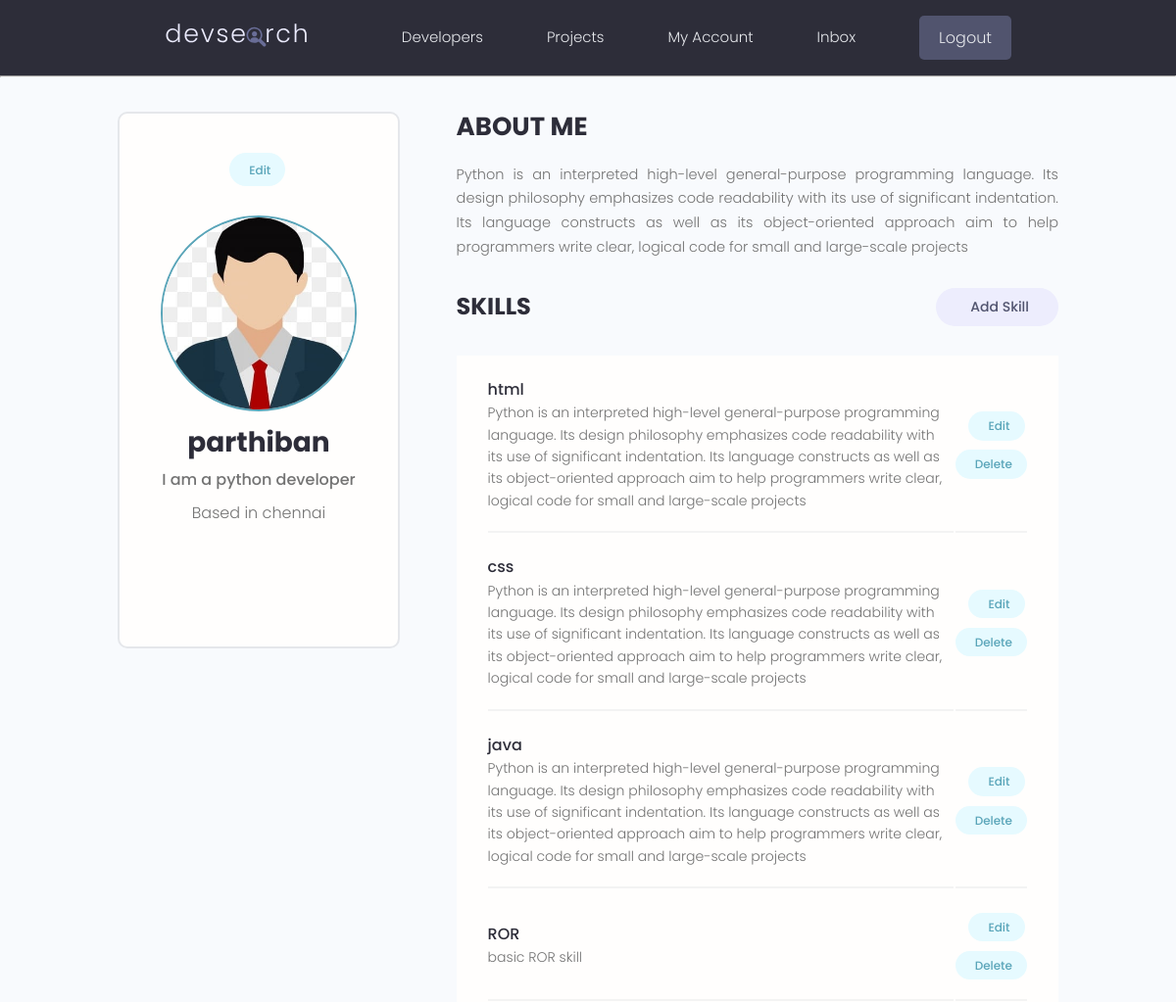
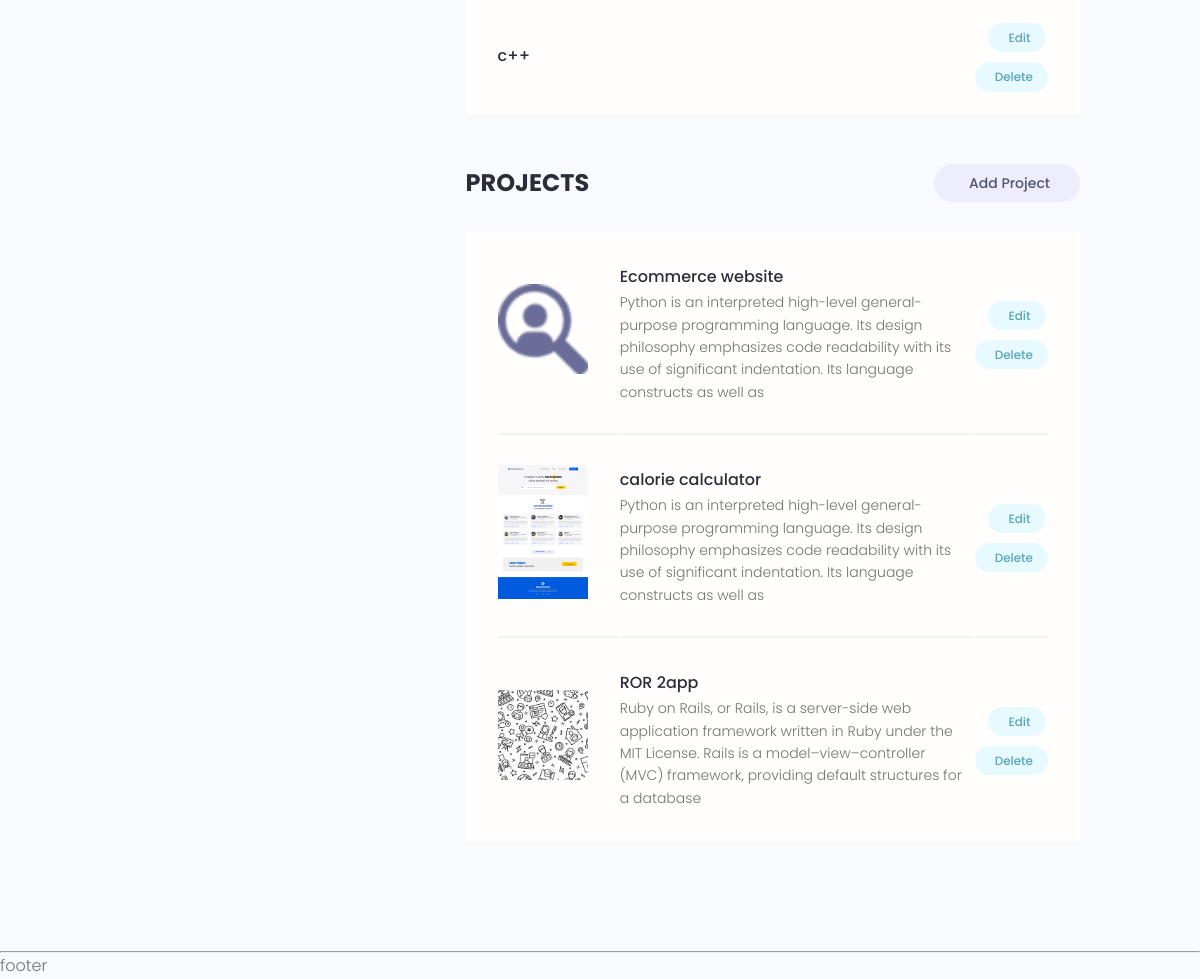
/account/ (signed in), run on the app's committed database (2 pictures, top to bottom).
### users/models.py (models this page shows, shortened)
class Profile(models.Model):
    user = models.OneToOneField(User,on_delete=models.CASCADE,null=True,blank=True)
    name = models.CharField(max_length=200)
    username = models.CharField(max_length=200,null=True,blank=True)
    email = models.EmailField(null=True,blank=True)
    description = models.TextField(null=True,blank=True)
    profile_image = models.ImageField(upload_to='profiles/',default='profiles/pattern.jpg',null=True,blank=True)
    short_intro = models.CharField(max_length=1000,null=True,blank=True)
    bio = models.TextField(null=True,blank=True)
    location = models.CharField(max_length=200,null=True,blank=True)
    social_github = models.CharField(max_length=2000,null=True,blank=True)
    social_twitter = models.CharField(max_length=2000,null=True,blank=True)
    social_youtube = models.CharField(max_length=2000,null=True,blank=True)
    social_linkedin = models.CharField(max_length=2000,null=True,blank=True)
    social_website = models.CharField(max_length=2000,null=True,blank=True)
    created=models.DateTimeField(auto_now_add=True)

class Skill(models.Model):
    owner = models.ForeignKey(Profile,on_delete=models.CASCADE,null=True,blank=True)
    name = models.CharField(max_length=300)
    description = models.TextField(null=True,blank=True)

### projects/models.py (models this page shows, shortened)
class Project(models.Model):
    projectlist=[('static','static application'),
                    ('dynamic','dynamic application'),
            ]
    owner = models.ForeignKey(Profile,on_delete=models.CASCADE,null=True,blank=True)
    title = models.CharField(max_length=200)
    description = models.TextField(null=True,blank=True)
    image=models.ImageField(upload_to='photos/',default='photos/website.jpg',null=True,blank=True)
    demo_link = models.CharField(max_length=2000,null=True,blank=True)
    source_link = models.CharField(max_length=2000,null=True,blank=True)
    tags = models.ManyToManyField('Tag',blank=True)
    created=models.DateTimeField(auto_now_add=True)
    vote_total=models.IntegerField(default=0,null=True,blank=True)
    vote_ratio=models.IntegerField(default=0,null=True,blank=True)
    type = models.CharField(max_length=20,choices=projectlist,null=True,blank=True)

### users/views.py (the view)
# urls.py: path('account/',views.useraccount,name='account'),
@login_required(login_url='users:login')
def useraccount(request):
    profile = request.user.profile
    context={'profile':profile}
    return render(request,'users/account.html',context)

### users/templates/users/account.html (shortened to what this page needs)
{% extends 'main.html' %}
{% block content %}
  <main class="settingsPage profile my-md">
    <div class="container">
      <div class="layout">
        <div class="column column--1of3">
          <div class="card text-center">
            <div class="card__body dev">
              <a class="tag tag--pill tag--main settings__btn" href="{% url 'users:editprofile' %}"> Edit</a>
              <img class="avatar avatar--xl dev__avatar" src="{{profile.profile_image.url}}" />
              <h2 class="dev__name">{{profile.name}}</h2>
              <p class="dev__title">{{profile.short_intro}}</p>
              <p class="dev__location">Based in {{profile.location}}</p>
              <ul class="dev__social">
              </ul>
            </div>
          </div>
        </div>
        <div class="column column--2of3">
          <div class="devInfo">
            <h3 class="devInfo__title">About Me</h3>
            <p class="devInfo__about">
              {{profile.bio}}
            </p>
          </div>
          <div class="settings">
            <h3 class="settings__title">Skills</h3>
            <a class="tag tag--pill tag--sub settings__btn tag--lg" href="{% url 'users:create-skill' %}"> Add Skill</a>
          </div>
          <table class="settings__table">
            {% for skill in profile.skill_set.all %}
            <tr>
              <td class="settings__tableInfo">
                <h4>{{skill.name}}</h4>
                <p>
                  {{skill.description}}
                </p>
              </td>
              <td class="settings__tableActions">
                <a class="tag tag--pill tag--main settings__btn" href="{% url 'users:update-skill' skill.id %}"> Edit</a>
                <a class="tag tag--pill tag--main settings__btn" href="{% url 'users:delete-skill' skill.id %}?next=/account/">
                  Delete</a>
              </td>
            </tr>
            {% endfor %}
          </table>
          <div class="settings">
            <h3 class="settings__title">Projects</h3>
            <a class="tag tag--pill tag--sub settings__btn tag--lg" href="{% url 'projects:create-project' %}"> Add Project</a>
          </div>
          <table class="settings__table">
            {% for project in profile.project_set.all %}
            <tr>
              <td class="settings__thumbnail">
                <a href="{% url 'projects:project' project.id %}"><img src="{{project.image.url}}" alt="Project Thumbnail" /></a>
              </td>
              <td class="settings__tableInfo">
                <a href="{% url 'projects:project' project.id %}">{{project.title}}</a>
                <p>
                  {{project.description|slice:"200"}}
                </p>
              </td>
              <td class="settings__tableActions">
                <a class="tag tag--pill tag--main settings__btn" href="{% url 'projects:update-project' project.id %}"> Edit</a>
                <a class="tag tag--pill tag--main settings__btn" href="{% url 'projects:delete-project' project.id %}?next=/account/">
                  Delete</a>
              </td>
            </tr>
            {% endfor %}
          </table>
        </div>
      </div>
    </div>
  </main>
{% endblock %}

### static/styles/app.css (style rules this page uses)
:root { --color-sub: #2d2d39; }
.card { border: 2px solid var(--color-light); }
img { width: 100%; }
.profile .card > .dev { padding: 4rem; }
.dev__avatar { display: block; margin: auto; }
.dev__name { color: var(--color-sub); font-size: 2.8rem; font-weight: 700; margin-top: 1rem; margin-bottom: 0.5rem; }
.dev__title { font-size: 1.6rem; font-weight: 500; line-height: 1.3; }
.dev__location { margin-top: 1rem; }
.dev__social { margin: 3rem 0; list-style: none; display: flex; justify-content: center; gap: 1.5rem; }
.devInfo { margin-bottom: 3rem; }
.devInfo__title, .devInfo__subtitle { font-size: 2.6rem; color: var(--color-sub); text-transform: uppercase; font-weight: 700; margin-bottom: 1.5rem; }
.devInfo__about, .devSkill__info { font-size: 1.45rem; line-height: 1.7; text-align: justify; }
.settingsPage .dev > .settings__btn { display: inline-block; margin-bottom: 3rem; }
.settings { display: flex; justify-content: space-between; align-items: center; }
.settings__title { font-size: 2.4rem; text-transform: uppercase; font-weight: 700; color: var(--color-sub); }
.settings__table { margin-top: 3rem; margin-bottom: 5rem; padding: 0 3rem; background: var(--color-white); }
.settings__table tr { width: 100%; }
.settings__table tr > td { padding: 2rem 0; }
.settings__table tr:not(:last-child) td { border-bottom: 2px solid var(--color-white-light); }
.settings__thumbnail { width: 23%; min-width: 10rem; }
.settings__thumbnail img { padding-right: 3rem; height: 15rem; object-fit: contain; }
.settings__tableInfo { width: 100%; }
.settings__tableInfo h4, .settings__tableInfo a { padding-right: 1rem; width: auto; font-size: 1.6rem; font-weight: 500; color: var(--color-sub); }
.settings__tableInfo p { font-size: 1.4rem; }
.settings__tableActions { text-align: right; }

### static/uikit/styles/modules/_variables.css (style rules this page uses)
:root { --color-main: #5aa5b9; --color-main-light: #e6faff; --color-sub: #3f4156; --color-sub-light: #51546e; --color-sub-lighter: #ededfd; --color-text: #737373; --color-gray: #8b8b8b; --color-light: #e5e7eb; --color-light-gray: #767676; --color-bg: #f8fafd; --color-white: #fffefd; --color-white-light: #f3f3f3; --color-success: #359e64; --color-success-bg: #def8e8; --color-error: #fc4b0b; --color-error-bg: #fff2ee; --font-base: 'Poppins', arial, helvetica, 'Segoe UI', roboto, ubuntu, sans-serif; --font-monospace: 'Fira Code', 'Courier New', courier, monospace; --font-regular: 300; --font-medium: 500; --font-bold: 700; --generic-shadow: 1px 1px 5px #00000010; --generic-transition: all 0.3s ease-in-out; }

### static/uikit/styles/modules/_base.css (style rules this page uses)
* { margin: 0; padding: 0; box-sizing: border-box; text-rendering: optimizeLegibility; color: inherit; font-size: inherit; }
html { font-size: 50%; }
@media only screen and (min-width: 480px) { html { font-size: 56.25%; } }
@media only screen and (min-width: 1200px) { html { font-size: 62.5%; } }
body { line-height: 1.6; font-weight: 400; font-size: 1.5rem; color: var(--color-text); background-color: var(--color-bg); min-height: 100vh; }

### static/uikit/styles/modules/_typography.css (style rules this page uses)
* { font-family: var(--font-base); }
h2 { font-size: 3.6rem; font-weight: var(--font-bold); }
h3 { font-size: 3.2rem; font-weight: var(--font-medium); }
h4 { font-size: 2.8rem; font-weight: var(--font-medium); }
p, span, strong { font-size: 1.6rem; color: var(--color-text); font-weight: var(--font-regular); }
a { padding-bottom: 2px; text-decoration: none; display: inline-block; color: var(--color-main); font-weight: var(--font-medium); }

### static/uikit/styles/modules/_utilities.css (style rules this page uses)
.container { width: 92%; max-width: 165rem; margin: 0 auto; box-sizing: border-box; }
@media screen and (min-width: 1000px) { .container { width: 90%; } }
@media screen and (min-width: 1200px) { .container { width: 80%; } }
.text-center { text-align: center; }
.my-md { margin: 3rem auto; }

### static/uikit/styles/modules/_avatar.css (style rules this page uses)
.avatar { border-radius: 50%; border: 2px solid var(--color-main); object-fit: cover; }
.avatar--xl { height: 20rem; width: 20rem; }

### static/uikit/styles/modules/_card.css (style rules this page uses)
.card { border-radius: 1rem; background-color: var(--color-white); border: 1.5px solid var(--color-light); width: auto; height: auto; margin-top: 0.5rem; margin-bottom: 0.5rem; overflow: hidden; }
.card__body, .card__header { padding: 2rem 2.5rem; }

### static/uikit/styles/modules/_layout.css (style rules this page uses)
.layout { display: flex; flex-flow: row wrap; justify-content: space-between; }
.layout > .column { margin-bottom: 3rem; }
.layout > .column.column--1of3 { flex-basis: 30%; }
.layout > .column.column--2of3 { flex-basis: 64%; }

### data on the page
Profile: profile_image (picture), name "parthiban", short_intro "I am a python developer", location "chennai", bio "Python is an interpreted high-level general-purpose programming language. Its design philosophy emphasizes code readability with its use of significant indentation. Its language constructs as well as its object-oriented approach aim to help programmers write clear, logical code for small and large-scale projects"
Skill: name "html", description "Python is an interpreted high-level general-purpose programming language. Its design philosophy emphasizes code readability with its use of significant indentation. Its language constructs as well as its object-oriented approach aim to help programmers write clear, logical code for small and large-scale projects"
Skill: name "css", description "Python is an interpreted high-level general-purpose programming language. Its design philosophy emphasizes code readability with its use of significant indentation. Its language constructs as well as its object-oriented approach aim to help programmers write clear, logical code for small and large-scale projects"
Skill: name "java", description "Python is an interpreted high-level general-purpose programming language. Its design philosophy emphasizes code readability with its use of significant indentation. Its language constructs as well as its object-oriented approach aim to help programmers write clear, logical code for small and large-scale projects"
Skill: name "ROR", description "basic ROR skill"
Skill: name "c++"
Project: image (picture), title "Ecommerce website", description "Python is an interpreted high-level general-purpose programming language. Its design philosophy emphasizes code readability with its use of significant indentation. Its language constructs as well as"
Project: image (picture), title "calorie calculator", description "Python is an interpreted high-level general-purpose programming language. Its design philosophy emphasizes code readability with its use of significant indentation. Its language constructs as well as"
Project: image (picture), title "ROR 2app", description "Ruby on Rails, or Rails, is a server-side web application framework written in Ruby under the MIT License. Rails is a model–view–controller (MVC) framework, providing default structures for a database"
